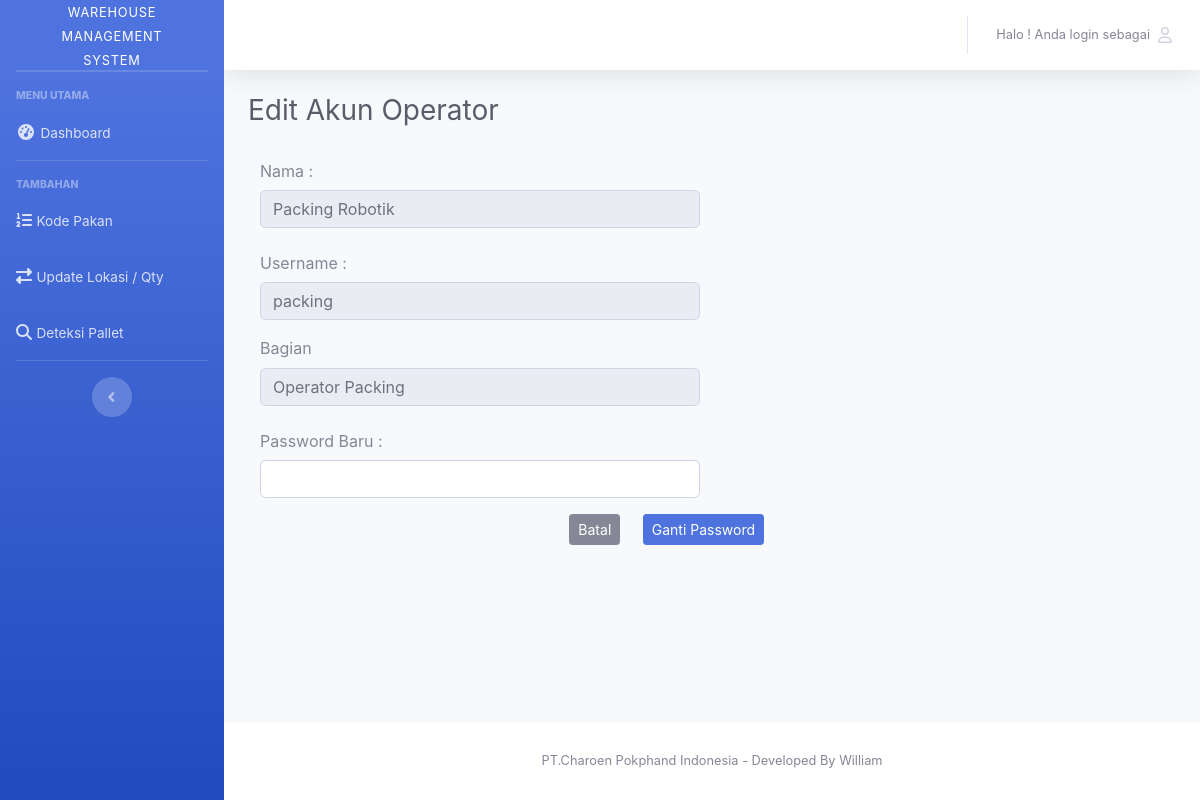
Before: /auth/gantipasswordoperator/22 with the older database file.
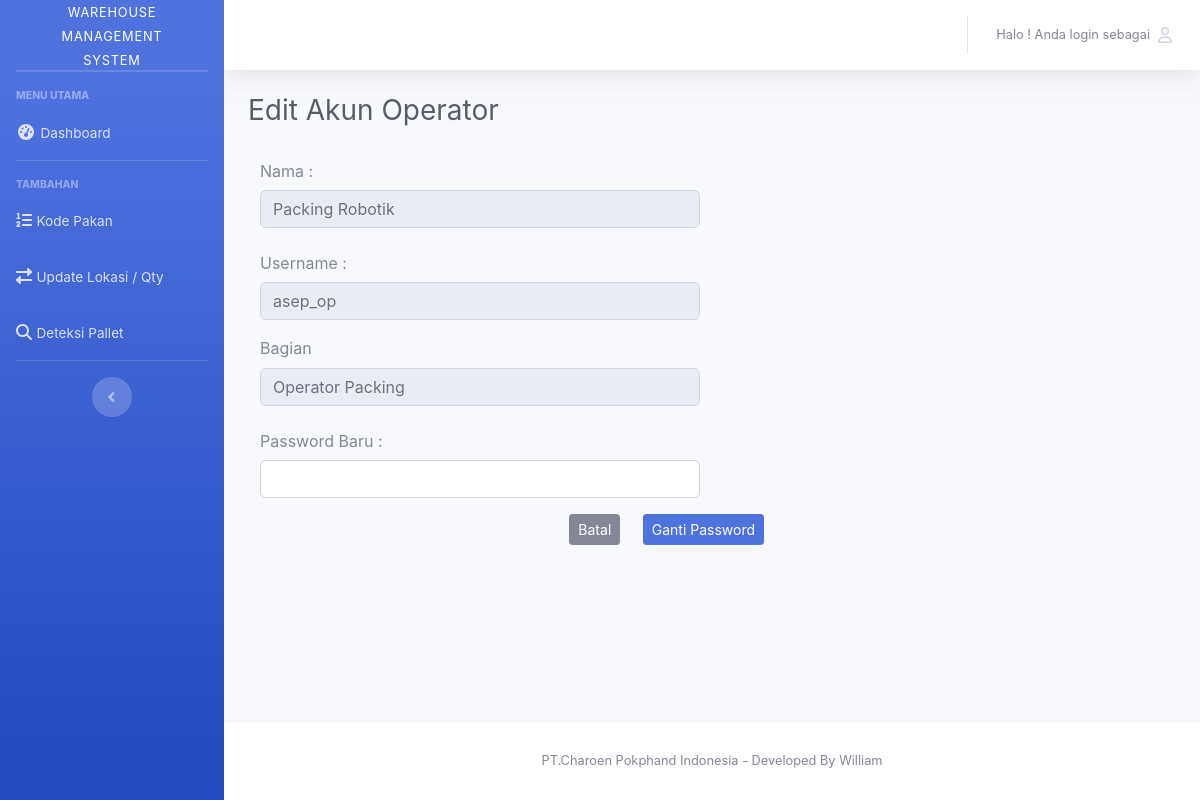
After: the same page with the newer database file.
### tables this page shows
CREATE TABLE `user` (
  `id_user` int(11) NOT NULL AUTO_INCREMENT,
  `nama` varchar(256) NOT NULL,
  `username` varchar(256) NOT NULL,
  `role` enum('Admin','Operator Packing','Juru Muat') NOT NULL,
  `password` varchar(256) NOT NULL,
  PRIMARY KEY (`id_user`),
  KEY `role` (`role`)
);

### application/controllers/auth.php (called while the page is built, shortened)
<?php
class auth extends CI_Controller
{
    public function __construct()
    {
        $this->load->library('form_validation');
        $this->load->model('M_auth');
        $this->load->library('session');
        $this->load->helper('url');
    }
    public function gantipasswordoperator($id_user)
    {
        $data['user'] = $this->M_auth->ambildataoperator($id_user);
        $this->form_validation->set_rules('password', 'Password', 'required|trim');
        if ($this->form_validation->run() == FALSE) {
            $judul['page_title'] = 'Edit akun Operator';
            $this->load->view('templates/header', $judul);
            $this->load->view('V_gantipassword_operator', $data);
            $this->load->view('templates/footer');
        } else {
            $this->M_auth->gantipasswordoperator();
            $this->session->set_flashdata('message_berhasil_gantipass', '<div class="alert alert-success" role="alert">
                </div>');
            redirect('auth/kelolaakun');
        }
    }
}

### index.php (called while the page is built, shortened)
<?php
require_once BASEPATH.'core/CodeIgniter.php';

### application/models/M_auth.php (called while the page is built, shortened)
<?php
class M_auth extends CI_Model
{
    public function ambildataoperator($id_user)
    {
        return $this->db->get_where('user', ['id_user' => $id_user])->row_array();
    }
}

### application/views/V_gantipassword_operator.php (the view, shortened to what this page needs)
<div class="container-fluid">
    <div class="d-sm-flex align-items-center justify-content-between mb-4">
        <h1 class="h3 mb-0 text-gray-800">Edit Akun Operator</h1>
    </div>
    <div class="">
        <form method="POST" action="">
            <div class="form-group col-md-6">
                <label for="recipient-name" class="col-form-label">Nama :</label>
                <input type="text" class="form-control" id="nama" name="nama" autocomplete="off" readonly value="<?= $user['nama']; ?>">
            </div>
            <div class="form-group col-md-6">
                <label for="message-text" class="col-form-label">Username :</label>
                <input type="text" class="form-control" id="username" name="username" readonly required autocomplete="off" value="<?= $user['username']; ?>"></input>
            </div>
            <div class="form-group col-md-6">
                <label for="inputState">Bagian</label>
                <input type="text" class="form-control" id="role" name="role" readonly required autocomplete="off" value="<?= $user['role']; ?>"></input>
            </div>
            <div class="form-group col-md-6">
                <label for="message-text" class="col-form-label">Password Baru :</label>
                <input type="password" class="form-control" id="password" name="password" required></input>
            </div>
            <div class="form-group col-md-8 float-right">
                <a type="button" class="btn btn-sm btn-secondary" href="<?= base_url() ?>auth/kelolaakun">Batal</a>
                <button type="submit" class="btn btn-sm btn-primary">Ganti Password</button>
            </div>
        </form>
    </div>
</div>
</div>

Changed rows visible on the page:
changed user "Packing Robotik": username "packing" → "asep_op"
